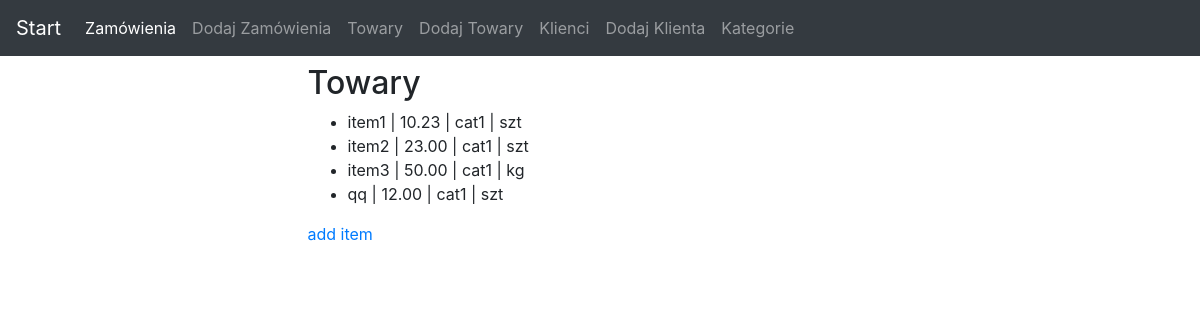
The app's page /items/ with its own data.
### orders_app/models.py (models this page shows, shortened)
class Item(models.Model):
    class Meta:
        verbose_name = 'Towar'
        verbose_name_plural = 'Towary'
    name = models.CharField(max_length=50, blank=False, verbose_name="Name")
    price = models.DecimalField(max_digits=10, decimal_places=2)
    category_id = models.ForeignKey(Category, on_delete=models.CASCADE)
    unit = models.CharField(max_length=50, blank=False)

class Category(models.Model):
    class Meta:
        verbose_name = 'Kategoria'
        verbose_name_plural = 'Kategorie'
    name = models.CharField(max_length=50, blank=False, verbose_name="Name")
    def __str__(self):
        return self.name

### orders_app/views.py (the view)
# urls.py: path('items/', views.ItemsList.as_view(), name='items'),
class ItemsList(ListView):
    model = Item
    template_name = 'orders_app/item_list.html'

### orders_app/templates/orders_app/item_list.html
{% extends "base.html" %}
{% block content %}
    <h2>Towary</h2>
    <ul>
        {% for item in object_list %}
            <li>{{ item.name }} | {{ item.price }} | {{ item.category_id }} | {{ item.unit }}</li>
        {% endfor %}
    </ul>
    <a href="{% url 'orders_app:add_items' %}">add item</a>
{% endblock %}

### records on screen
Item: name "item1", price "10.23", category_id "cat1", unit "szt"
Item: name "item2", price "23.00", category_id "cat1", unit "szt"
Item: name "item3", price "50.00", category_id "cat1", unit "kg"
Item: name "qq", price "12.00", category_id "cat1", unit "szt"
